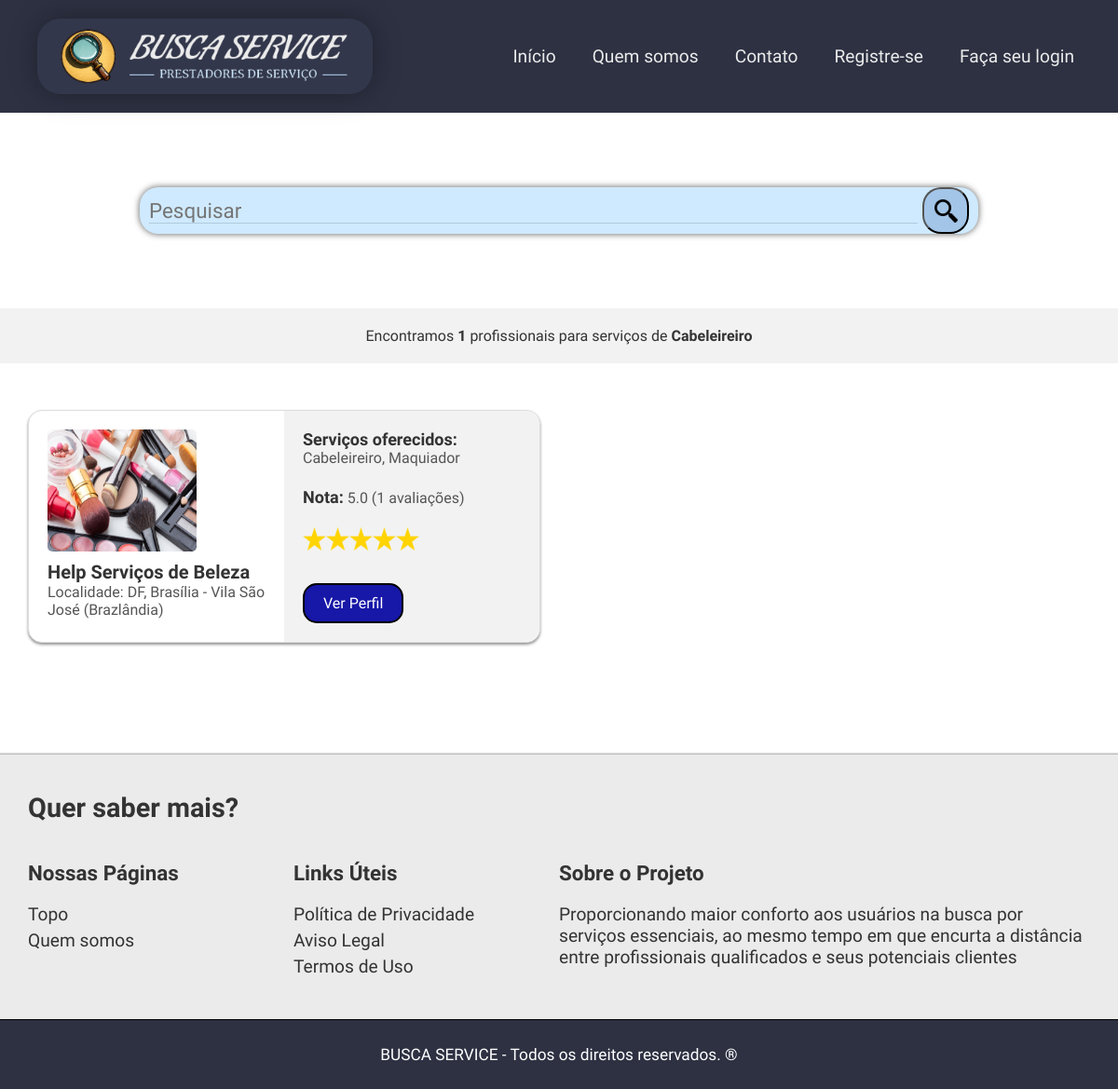
The page /app/views/resultado.php?servico=Cabeleireiro on the database its author committed.
### tables this page shows
CREATE TABLE IF NOT EXISTS profissional(
  idpro INT(11) NOT NULL AUTO_INCREMENT,
  nome VARCHAR(45) NOT NULL,
  email VARCHAR(255) NOT NULL,
  senha VARCHAR(60) NOT NULL,
  cpf VARCHAR(14) NOT NULL,
  telefone VARCHAR(18) NOT NULL,
  telefone2 VARCHAR(18) NULL DEFAULT NULL,
  cep VARCHAR(9) NOT NULL,
  estado VARCHAR(45) NOT NULL,
  cidade VARCHAR(45) NOT NULL,
  bairro VARCHAR(45) NOT NULL,
  titulo VARCHAR(100) NOT NULL,
  descricaonegocio TEXT NOT NULL,
  fotoprin VARCHAR(255) NOT NULL,
  fotosec VARCHAR(255) NULL DEFAULT NULL,
  fotosec2 VARCHAR(255) NULL DEFAULT NULL,
  perfil VARCHAR(3) NOT NULL DEFAULT 'PRO' COMMENT 'ADM=Administrador\\nPRO=Profissional\\nCLI=Cliente',
  status TINYINT(1) NOT NULL DEFAULT 1 COMMENT '\"0\" = Inativo / \"1\" = Ativo',
  dataregpro DATETIME NOT NULL DEFAULT CURRENT_TIMESTAMP(),
  PRIMARY KEY (idpro),
  UNIQUE KEY unique_cpf_pro (cpf)
  );

### app/views/resultado.php (the view, shortened to what this page needs)
<?php
require_once 'layouts/site/header.php';
require_once 'layouts/site/menu.php';
$nomeServico = isset($_GET['servico']) ? $_GET['servico'] : '';
$dbh = Conexao::getInstance();
$query = "SELECT DISTINCT p.* FROM profissional p
          INNER JOIN profissional_has_servico ps ON p.idpro = ps.idpro
          INNER JOIN servico s ON ps.idserv = s.idserv
          LEFT JOIN avaliacao a ON p.idpro = a.idpro
          WHERE s.nome LIKE :nomeServico AND p.status = 1
          ORDER BY a.pontuacao DESC";
$stmt = $dbh->prepare($query);
$stmt->bindValue(':nomeServico', '%' . $nomeServico . '%');
$stmt->execute();
$rows = $stmt->fetchAll(PDO::FETCH_ASSOC);
?>
<main>
  <article>
    <header>
      <div class="busca">
        <div>
          <form action="resultado.php" method="get" class="main-busca">
            <input type="text" name="servico" class="busca-txt" placeholder="Pesquisar">
            <button type="submit" class="busca-btn">
              <img src="assets/img/lupa.png" alt="Lupa" width="25">
            </button>
          </form>
        </div>
      </div>
    </header>
  </article>
  <article>
    <header>
      <?php if (count($rows) > 0) : ?>
        <div class="encontrados">
          <p>Encontramos <span><?php echo count($rows); ?></span> profissionais para serviços de <span><?php echo $nomeServico; ?></span></p>
        </div>
      <?php else : ?>
        <div class="nao-encontrados">
          <p>Não encontramos profissionais que ofereçam o serviço de <span><?php echo $nomeServico; ?></p>
        </div>
      <?php endif; ?>
    </header>
  </article>
  <section class="resultados">
    <?php foreach ($rows as $row) : ?>
      <div class="card">
        <div class="card-content">
          <div class="card-left">
            <img src="<?= $row['fotoprin'] ?>" alt="Imagem perfil" style="width:160px;height:150px;">
            <h2><?php echo $row['titulo']; ?></h2>
            <p>Localidade: <?php echo $row['estado'] . ', ' . $row['cidade'] . ' - ' . $row['bairro']; ?></p>
          </div>
          <div class="card-right">
            <p>
              <span class="destaque">Serviços oferecidos:</span><br>
              <?php
              $queryServicos = "SELECT s.nome FROM servico s
                                INNER JOIN profissional_has_servico ps ON s.idserv = ps.idserv
                                WHERE ps.idpro = :idpro
                                ORDER BY s.nome = :nomeServico DESC, s.nome ASC";
              $stmtServicos = $dbh->prepare($queryServicos);
              $stmtServicos->bindValue(':idpro', $row['idpro']);
              $stmtServicos->bindValue(':nomeServico', $nomeServico);
              $stmtServicos->execute();
              $servicos = $stmtServicos->fetchAll(PDO::FETCH_COLUMN);
              echo implode(', ', $servicos);
              ?>
            </p>
            <p>
              <span class="destaque">Nota:</span>
              <?php
              $queryPontuacao = "SELECT AVG(pontuacao) as media_pontuacao, COUNT(*) as total_avaliacoes FROM avaliacao WHERE idpro = :idpro";
              $stmtPontuacao = $dbh->prepare($queryPontuacao);
              $stmtPontuacao->bindValue(':idpro', $row['idpro']);
              $stmtPontuacao->execute();
              $mediaPontuacao = $stmtPontuacao->fetch(PDO::FETCH_ASSOC);
              $pontuacaoInteira = floor($mediaPontuacao['media_pontuacao']);
              echo number_format($mediaPontuacao['media_pontuacao'], 1);
              ?>
              (<?php echo $mediaPontuacao['total_avaliacoes']; ?> avaliações)
            </p>
            <p>
              <?php
              for ($i = 0; $i < $pontuacaoInteira; $i++) {
                echo '<img src="assets/img/estrela.png" alt="Estrela" style="width: 25px; height: 25px;">';
              }
              ?>
            </p>
            <form action="perfil_exibe_pro.php" method="get">
              <button type="submit" class="card-button">Ver Perfil</button>
            </form>
          </div>
        </div>
      </div>
    <?php endforeach; ?>
  </section>
</main>
<?php require_once 'layouts/site/footer.php'; ?>

### app/views/assets/css/boot.css (style rules this page uses)
* { padding: 0; margin: 0; box-sizing: border-box; text-decoration: none; font-size: 1em; font-family: 'Ubuntu', sans-serif; }

### app/views/assets/css/style.css (style rules this page uses)
html { height: 100%; min-height: 100%; }
body { display: flex; flex-direction: column; min-height: 100%; }
.main-busca { background-color: rgb(207, 234, 255); height: 50px; padding: 10px 10px; border-radius: 20px; display: flex; justify-content: space-between; align-items: center; max-width: 1300px; width: 900px; margin: 0 auto; -webkit-box-shadow: 0px 0px 6px 3px rgba(102, 102, 102, 0.84); -moz-box-shadow: 0px 0px 6px 3px rgba(102, 102, 102, 0.84); box-shadow: 0px 0px 6px 1px rgba(102, 102, 102, 0.84); transition: 0.2s all ease-out; }
.busca-txt { border: none; background: none; outline: none; padding: 0; font-size: 1.4em; line-height: 22px; width: 825px; border-bottom: 1px solid rgb(176, 201, 221); }
.busca-btn { width: 50px; height: 50px; border-radius: 40%; background: rgb(163, 197, 231); display: flex; justify-content: center; align-items: center; transition: 0.2s all ease-out; }
.busca { display: flex; text-align: center; justify-content: center; margin: 80px 40px; align-items: center; }

### app/views/assets/css/resultado.css (style rules this page uses)
.encontrados { background-color: #f2f2f2; padding: 20px; text-align: center; margin-bottom: 50px; }
.encontrados p { font-size: 16px; color: #333; margin: 0; }
.encontrados span { font-weight: bold; }
.resultados { display: flex; flex-wrap: wrap; justify-content: space-between; margin: auto 30px; margin-bottom: 100px; }
.card { width: calc(50% - 20px); background-color: #fff; border: 1px solid #ddd; border-radius: 5px; margin-bottom: 20px; height: 250px; margin-right: 20px; margin-left: 0; border-radius: 15px; -webkit-box-shadow: 0px 2px 3px 0px rgba(148,148,148,1); -moz-box-shadow: 0px 2px 3px 0px rgba(148,148,148,1); box-shadow: 0px 2px 3px 0px rgba(148,148,148,1); transition: transform 0.5s ease-out, opacity 0.2s ease-out; }
.card-content { display: flex; height: 100%; }
.card-left { flex: 1; padding: 20px; display: flex; flex-direction: column; justify-content: space-between; }
.card-right { flex: 1; background-color: #f2f2f2; padding: 20px; border-top-right-radius: 15px; border-bottom-right-radius: 15px; display: flex; flex-direction: column; justify-content: space-between; }
.card img { width: 100%; max-width: 200px; height: auto; border-radius: 5px; margin-bottom: 10px; }
.card h2 { font-size: 20px; font-weight: bold; color: #333; margin: 0; }
.card p { font-size: 16px; color: #555; margin-bottom: 5px; }
p .destaque { font-size: 18px; font-weight: bold; color: #333; }
.card-button { display: inline-block; padding: 10px 20px; background-color: rgb(23, 23, 168); color: #fff; text-decoration: none; border-radius: 5px; text-align: center; border-radius: 15px; border: 2px solid black; transition: background-color 0.3s ease-out; }

### rows shown on the page
profissional: fotoprin (picture), titulo "Help Serviços de Beleza", estado "DF", cidade "Brasília", bairro "Vila São José (Brazlândia)", servicos "Cabeleireiro, Maquiador", media_pontuacao "5.0", total_avaliacoes "1"

### other values the page prints
count($rows) "1"
$nomeServico "Cabeleireiro"
